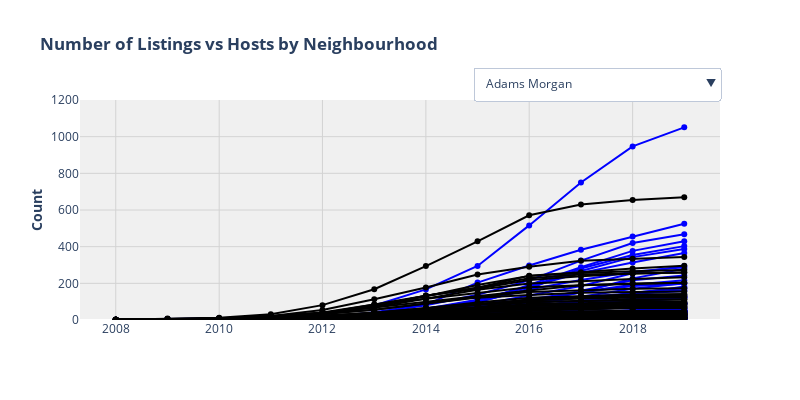

The cell this chart's notebook holds for it:
### Code cell
fig = go.Figure()


for i, d in enumerate(data_list):
    
    fig.add_trace(go.Scatter( x=d["firstreview_modified_year"], 
                                y=d["listings_cumulative"], 
                                mode = "lines+markers",
                                marker_color="blue",
                                text=d['neighbourhood'],
                                showlegend= True, 
                                legendgroup = labels[i],
                            name = "listings")
                  
                                )

for i, d in enumerate(data_host):
    
    fig.add_trace(go.Scatter( x=d["hostsince_year"], 
                                y=d["hosts_cumulative"], 
                                mode = "lines+markers",
                                #line=dict(color=hh['neighbourhood']),
                                marker_color="black",
                                text=d['neighbourhood'], 
                            legendgroup = labels[i],
                            name = "hosts")
                                
                                )
    

    
### Create buttons for drop down menu
buttons = []
for i, label in enumerate(labels):
    visibility = [i==j for j in range(len(labels))]
    button = dict(
                 label =  label,
                 method = 'update',
                 args = [{'visible': visibility},
                     {'title': label}])
    buttons.append(button)

updatemenus = list([
    dict(x = 1,
        y = 1.15,
        #xref = 'paper',
        #yref = 'paper',
        yanchor = 'top',
        active = 1,
        showactive = False,
        buttons = buttons
    )
])

#fig['layout']['title'] = 'Number of Listings vs Hosts by Neighbourhood'
#fig['layout']['showlegend'] = True
#fig['layout']['updatemenus'] = updatemenus

fig['layout']['title'] = '<b>Number of Listings vs Hosts by Neighbourhood</b>'
fig['layout']['xaxis']['title'] = ''
fig['layout']['xaxis']['type'] = 'date'
fig['layout']['xaxis']['gridcolor'] = '#d3d3d3'
fig['layout']['yaxis']['title'] = '<b>Count</b>'
fig['layout']['yaxis']['type'] = 'linear'
fig['layout']['yaxis']['range'] = [0,1200]
fig['layout']['yaxis']['gridcolor'] = '#d3d3d3'
fig['layout']["plot_bgcolor"]= 'rgb(240, 240, 240)'
fig['layout']["width"]= 800
fig['layout']["height"] = 400
fig['layout']['showlegend'] = False

fig['layout']['updatemenus'] = updatemenus


plotly.offline.plot(fig, "listings.html")
fig.show()
